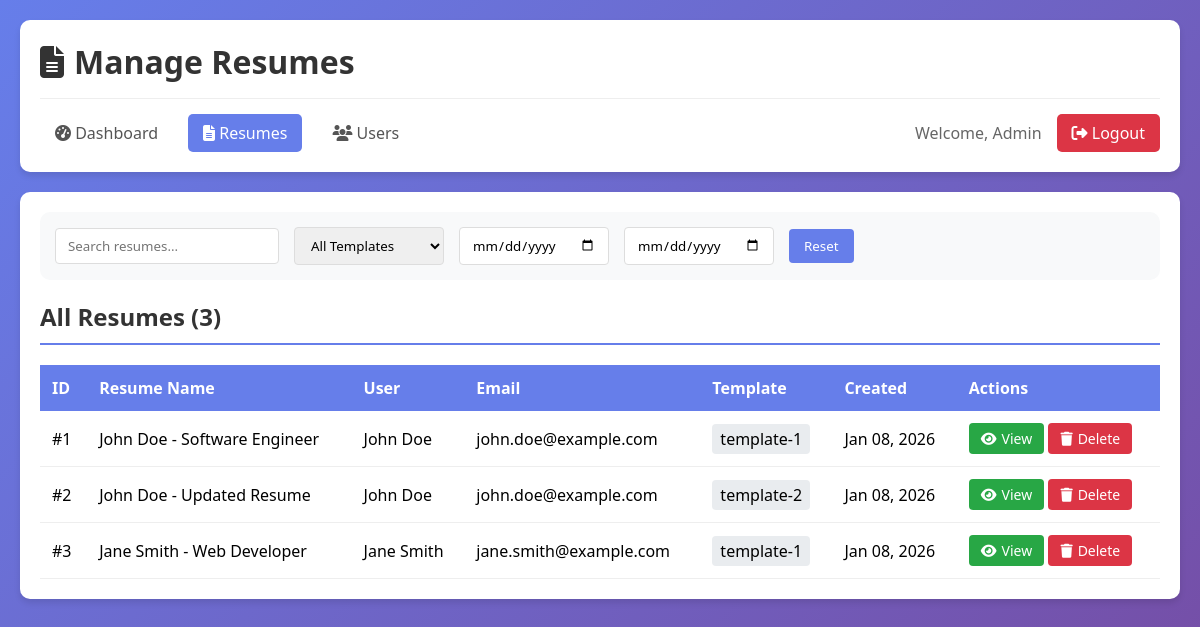
Page /backend/admin/view_resumes.php (signed in) on the committed database.
### tables this page shows
CREATE TABLE IF NOT EXISTS resumes (
    id INT PRIMARY KEY AUTO_INCREMENT,
    user_id INT NOT NULL,
    resume_name VARCHAR(100) NOT NULL,
    personal_info JSON,
    education JSON,
    experience JSON,
    projects JSON,
    skills JSON,
    certifications JSON,
    template_used VARCHAR(50) DEFAULT 'template-1',
    font_family VARCHAR(100) DEFAULT "'Segoe UI', Tahoma, Geneva, Verdana, sans-serif",
    primary_color VARCHAR(7) DEFAULT '#3498db',
    text_align VARCHAR(10) DEFAULT 'left',
    pdf_file_path VARCHAR(255) NULL,
    pdf_file_size INT NULL,
    is_public BOOLEAN DEFAULT FALSE,
    view_count INT DEFAULT 0,
    download_count INT DEFAULT 0,
    created_at TIMESTAMP DEFAULT CURRENT_TIMESTAMP,
    updated_at TIMESTAMP DEFAULT CURRENT_TIMESTAMP ON UPDATE CURRENT_TIMESTAMP,
    FOREIGN KEY (user_id) REFERENCES users(id) ON DELETE CASCADE,
    INDEX idx_user_id (user_id),
    INDEX idx_created_at (created_at),
    INDEX idx_template (template_used),
    FULLTEXT idx_resume_name (resume_name)
);

CREATE TABLE IF NOT EXISTS users (
    id INT PRIMARY KEY AUTO_INCREMENT,
    email VARCHAR(100) UNIQUE NOT NULL,
    full_name VARCHAR(100),
    phone VARCHAR(20),
    ip_address VARCHAR(45),
    user_agent TEXT,
    created_at TIMESTAMP DEFAULT CURRENT_TIMESTAMP,
    last_login TIMESTAMP NULL,
    last_resume_created TIMESTAMP NULL,
    total_resumes INT DEFAULT 0,
    INDEX idx_email (email),
    INDEX idx_created_at (created_at)
);

### backend/admin/view_resumes.php (the view, shortened to what this page needs)
<?php
$database = new Database();
$db = $database->getConnection();
$page = isset($_GET['page']) ? (int)$_GET['page'] : 1;
$limit = 20;
$offset = ($page - 1) * $limit;
$query = "SELECT COUNT(*) as total FROM resumes";
$stmt = $db->prepare($query);
$stmt->execute();
$total_resumes = $stmt->fetch(PDO::FETCH_ASSOC)['total'] ?? 0;
$query = "SELECT r.*, u.email, u.full_name, u.phone
          FROM resumes r
          JOIN users u ON r.user_id = u.id
          ORDER BY r.created_at DESC
          LIMIT :limit OFFSET :offset";
$stmt = $db->prepare($query);
$stmt->bindParam(':limit', $limit, PDO::PARAM_INT);
$stmt->bindParam(':offset', $offset, PDO::PARAM_INT);
$stmt->execute();
$resumes = $stmt->fetchAll(PDO::FETCH_ASSOC);
?>
<!DOCTYPE html>
<html lang="en">
<head>
    <link rel="stylesheet" href="https://cdnjs.cloudflare.com/ajax/libs/font-awesome/6.4.0/css/all.min.css">
</head>
<body>
    <div class="admin-header">
        <h1><i class="fas fa-file-alt"></i> Manage Resumes</h1>
        <div class="admin-nav">
            <a href="dashboard.php"><i class="fas fa-tachometer-alt"></i> Dashboard</a>
            <a href="view_resumes.php" class="active"><i class="fas fa-file-alt"></i> Resumes</a>
            <a href="view_users.php"><i class="fas fa-users"></i> Users</a>
            <span>Welcome, <?php echo htmlspecialchars($_SESSION['admin_username'] ?? 'Admin'); ?></span>
            <a href="logout.php" class="logout-btn"><i class="fas fa-sign-out-alt"></i> Logout</a>
        </div>
    </div>
    <div class="dashboard-container">
        <div class="filter-bar">
            <input type="text" id="searchInput" placeholder="Search resumes..." onkeyup="searchResumes()">
            <select id="templateFilter" onchange="filterByTemplate()">
                <option value="">All Templates</option>
            </select>
            <input type="date" id="dateFrom" placeholder="From Date">
            <input type="date" id="dateTo" placeholder="To Date">
            <button onclick="resetFilters()" class="action-btn">Reset</button>
        </div>
        <div class="recent-activity">
            <h2>All Resumes (<?php echo $total_resumes; ?>)</h2>
            <table id="resumesTable">
                <thead>
                    <tr>
                        <th>ID</th>
                        <th>Resume Name</th>
                        <th>User</th>
                        <th>Email</th>
                        <th>Template</th>
                        <th>Created</th>
                        <th>Actions</th>
                    </tr>
                </thead>
                <tbody>
                    <?php if (empty($resumes)): ?>
                    <tr>
                        <td colspan="7" style="text-align: center; padding: 30px;">
                            No resumes found.
                        </td>
                    </tr>
                    <?php else: ?>
                    <?php foreach ($resumes as $resume): ?>
                    <tr>
                        <td>#<?php echo $resume['id']; ?></td>
                        <td><?php echo htmlspecialchars($resume['resume_name'] ?? ''); ?></td>
                        <td><?php echo htmlspecialchars($resume['full_name'] ?? ''); ?></td>
                        <td><?php echo htmlspecialchars($resume['email'] ?? ''); ?></td>
                        <td>
                            <span style="background: #e9ecef; padding: 4px 8px; border-radius: 4px;">
                                <?php echo htmlspecialchars($resume['template_used'] ?? ''); ?>
                            </span>
                        </td>
                        <td><?php echo isset($resume['created_at']) ? date('M d, Y', strtotime($resume['created_at'])) : 'N/A'; ?></td>
                        <td>
                            <button class="btn-view" onclick="viewResumeDetails(<?php echo $resume['id']; ?>)">
                                <i class="fas fa-eye"></i> View
                            </button>
                            <button class="btn-delete" onclick="deleteResume(<?php echo $resume['id']; ?>)">
                                <i class="fas fa-trash"></i> Delete
                            </button>
                        </td>
                    </tr>
                    <?php endforeach; ?>
                    <?php endif; ?>
                </tbody>
            </table>
        </div>
    </div>
</body>
</html>

### backend/admin/view_resumes.php (style rules this page uses)
* { margin: 0; padding: 0; box-sizing: border-box; font-family: 'Segoe UI', Tahoma, Geneva, Verdana, sans-serif; }
body { background: linear-gradient(135deg, #667eea 0%, #764ba2 100%); min-height: 100vh; padding: 20px; }
.admin-header { background: white; padding: 20px; border-radius: 10px; box-shadow: 0 4px 6px rgba(0,0,0,0.1); margin-bottom: 20px; }
.admin-header h1 { color: #333; margin-bottom: 15px; display: flex; align-items: center; gap: 10px; }
.admin-nav { display: flex; gap: 15px; align-items: center; flex-wrap: wrap; padding-top: 15px; border-top: 1px solid #eee; }
.admin-nav a { text-decoration: none; color: #555; padding: 8px 15px; border-radius: 5px; transition: all 0.3s; }
.admin-nav a.active { background: #667eea; color: white; }
.admin-nav span { margin-left: auto; color: #666; }
.logout-btn { background: #dc3545; color: white !important; }
.dashboard-container { background: white; border-radius: 10px; box-shadow: 0 4px 6px rgba(0,0,0,0.1); padding: 20px; }
.filter-bar { background: #f8f9fa; padding: 15px; border-radius: 10px; margin-bottom: 20px; display: flex; gap: 15px; align-items: center; flex-wrap: wrap; }
.filter-bar input, .filter-bar select { padding: 8px 12px; border: 1px solid #ddd; border-radius: 4px; min-width: 150px; }
.action-btn { background: #667eea; color: white; border: none; padding: 8px 15px; border-radius: 4px; cursor: pointer; transition: background 0.3s; }
.recent-activity { background: white; }
.recent-activity h2 { color: #333; margin-bottom: 20px; padding-bottom: 10px; border-bottom: 2px solid #667eea; }
table { width: 100%; border-collapse: collapse; }
table th { background: #667eea; color: white; padding: 12px; text-align: left; }
table td { padding: 12px; border-bottom: 1px solid #eee; }
.btn-view, .btn-delete { padding: 6px 12px; border: none; border-radius: 4px; cursor: pointer; display: inline-flex; align-items: center; gap: 5px; font-size: 14px; }
.btn-view { background: #28a745; color: white; }
.btn-delete { background: #dc3545; color: white; }

### rows in the picture
resumes: id "1", resume_name "John Doe - Software Engineer", user.full_name "John Doe", user.email "john.doe@example.com", template_used "template-1", created_at "Jan 08, 2026"
resumes: id "2", resume_name "John Doe - Updated Resume", user.full_name "John Doe", user.email "john.doe@example.com", template_used "template-2", created_at "Jan 08, 2026"
resumes: id "3", resume_name "Jane Smith - Web Developer", user.full_name "Jane Smith", user.email "jane.smith@example.com", template_used "template-1", created_at "Jan 08, 2026"

### other values in the picture
$_SESSION['admin_username'] "Admin"
$total_resumes "3"
